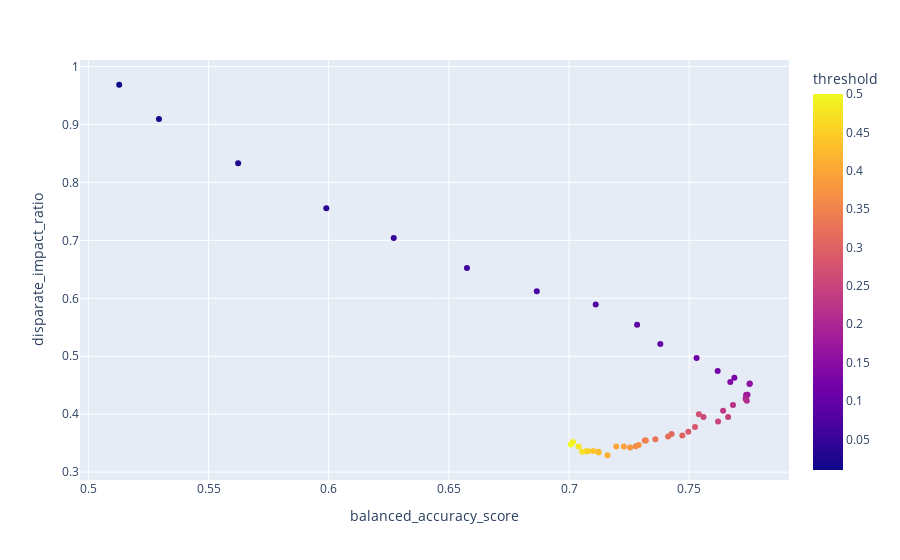

Write notebook code for a chart like this one.
### Code cell
fig = px.scatter(df_metrics, x='balanced_accuracy_score', y='disparate_impact_ratio', color='threshold', hover_data=["threshold"])
fig.show()
